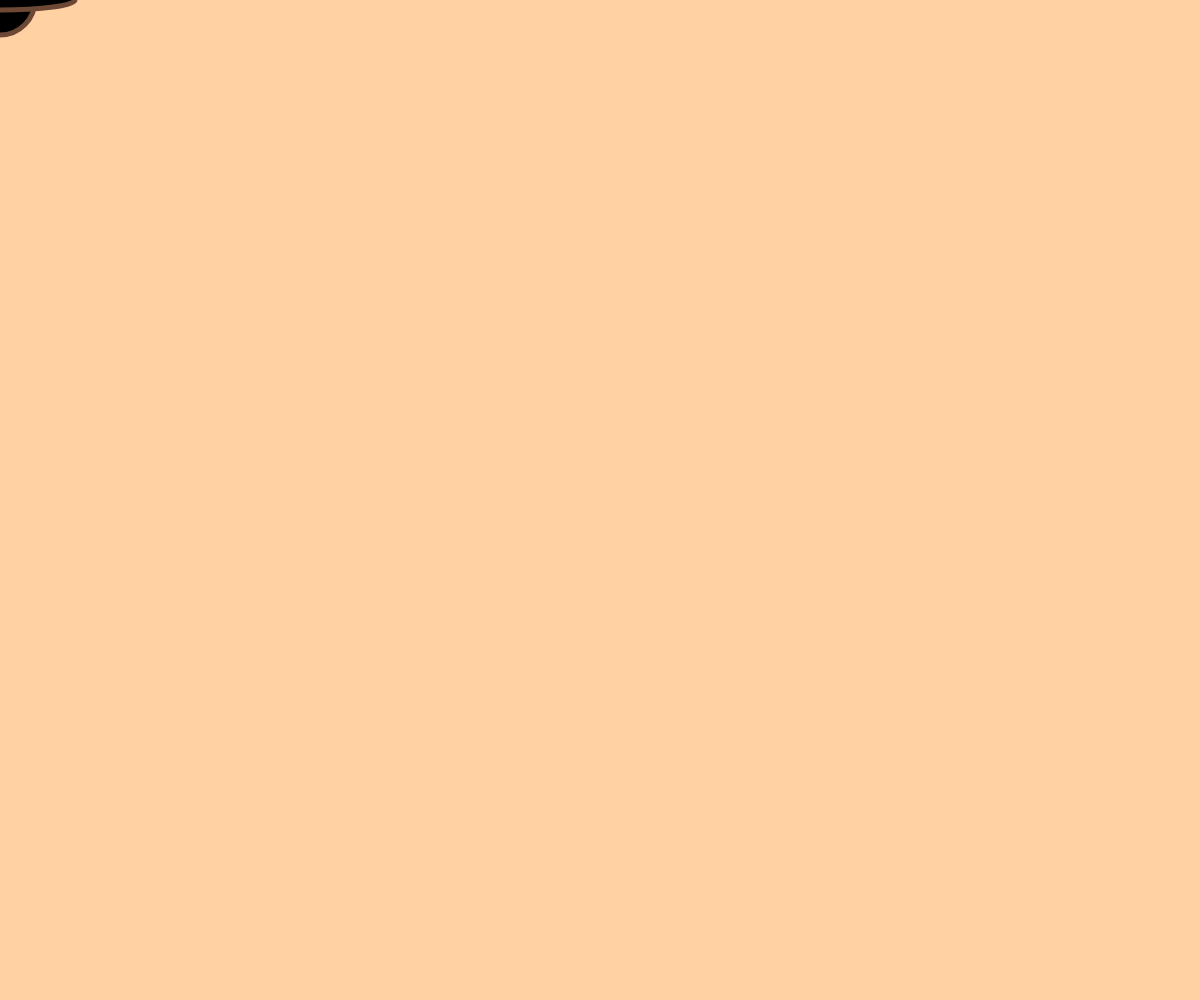
Frame 1 (no input)
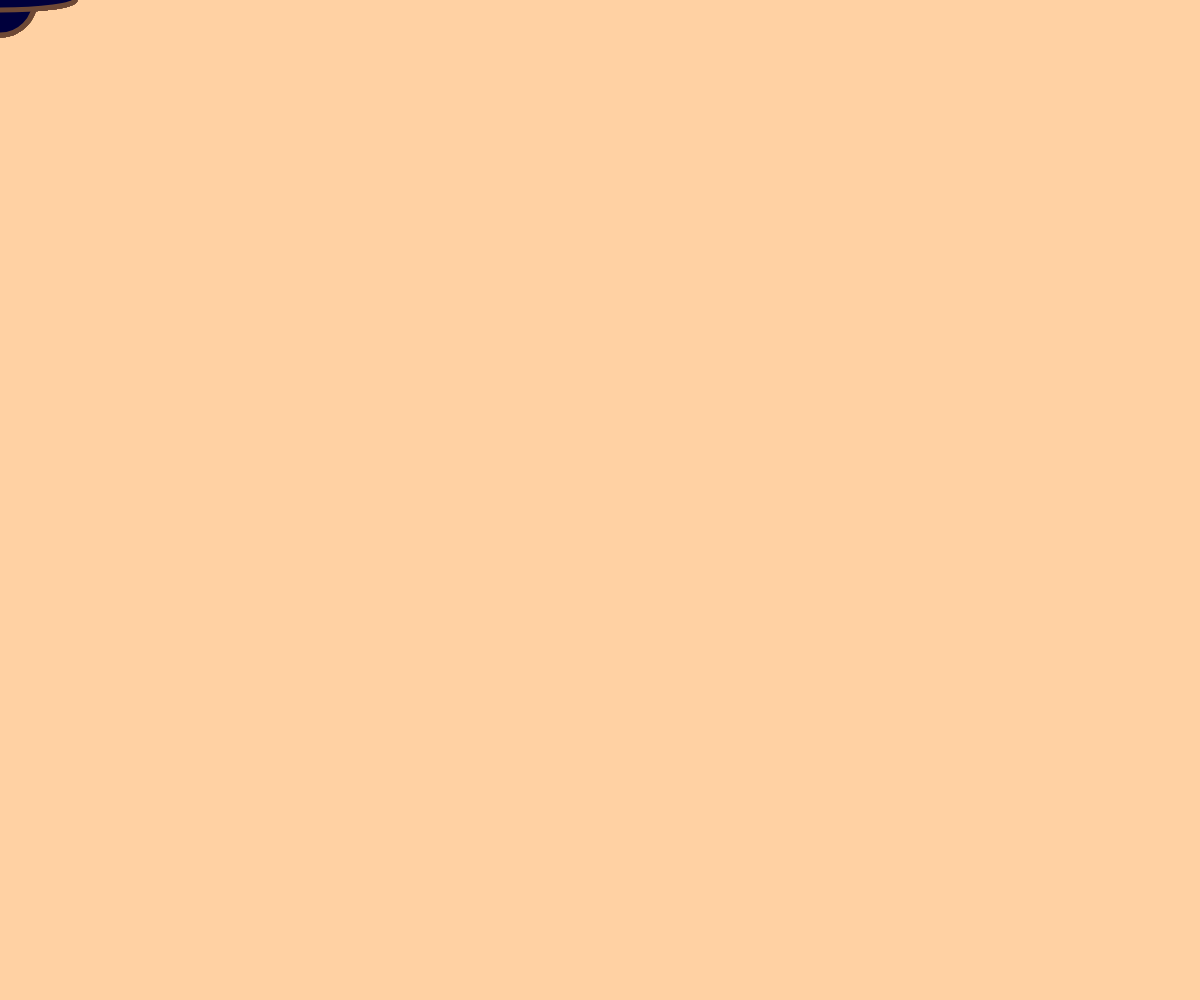
Frame 60 (no input)
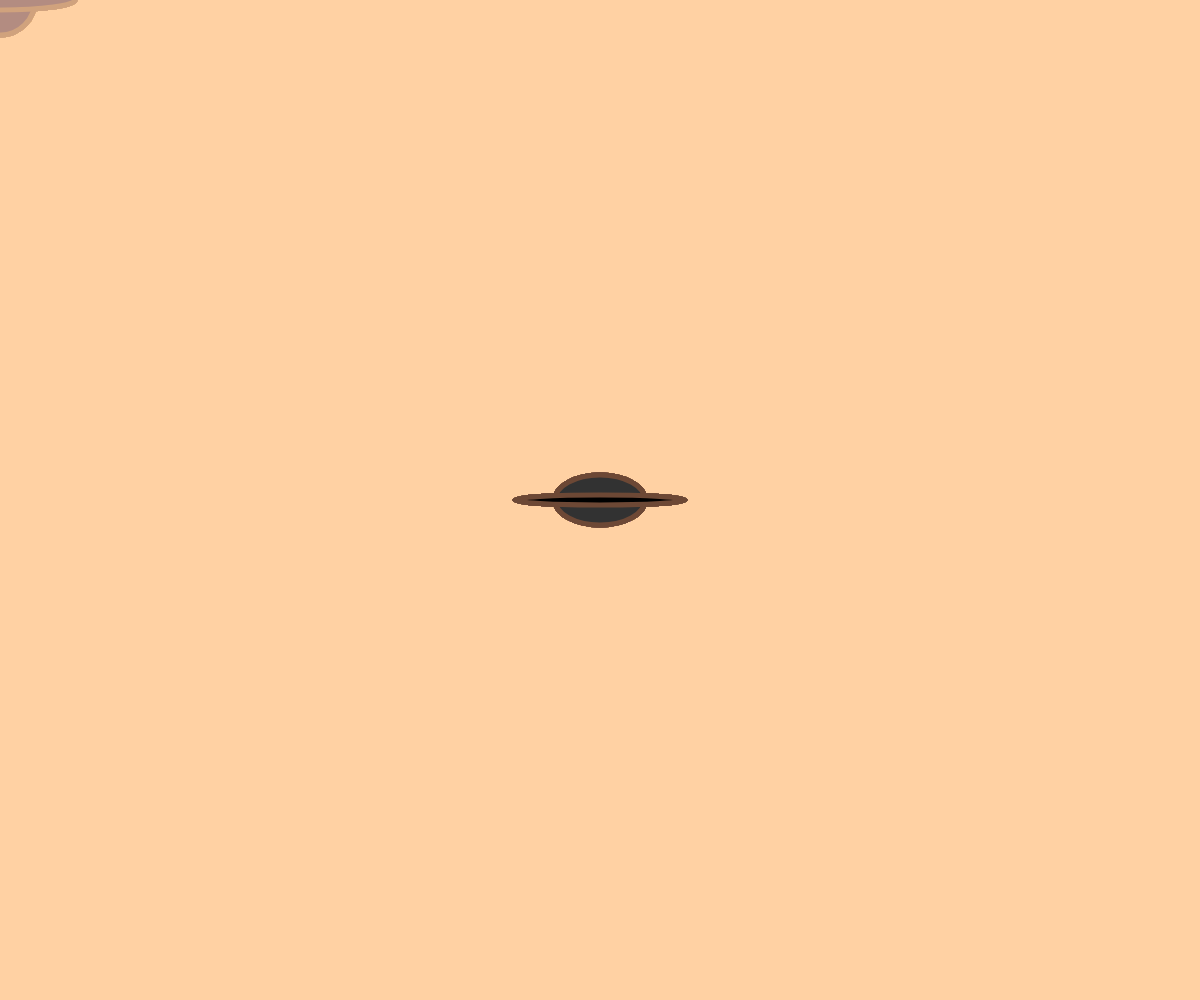
Frame 120 (the mouse pressed at the canvas centre since frame 60)

The p5.js sketch that drew these frames (run headless with seeded random() and noise() and a simulated clock; from frame 60 on, the mouse is pressed at the canvas centre):

// p5.js sketch
// ── sketch.js
function setup() {
	createCanvas(windowWidth, windowHeight);
	background("#FFD1A3");
}

function draw() {
	background(255, 209, 163, 5); 
	
	stroke(109, 72, 53)
	strokeWeight(5); 
	
	if (mouseIsPressed) {
		fill(50);
		ellipse(mouseX, mouseY, 90, 50);
		fill(0);
		ellipse(mouseX, mouseY, 170, 10);
	} 
	else {
		fill(mouseX, mouseY, frameCount); 
		circle(mouseX, mouseY, 70);
		ellipse(mouseX, mouseY, 150, 20);
	}
}
